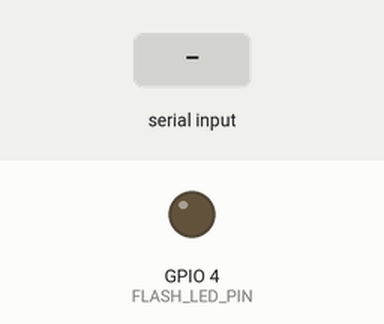
Bench run of a sketch on a simulated ESP32. On the bench: output pins drawn as LEDs (lit = HIGH). The test bench sets the inputs (shaded band). WiFi joins after 1.5 s; servers stay silent unless stated; uploads are accepted with an empty reply; the camera gives no picture; what the sketch prints to the serial monitor is not drawn.

Above: at 3.0 s.
3.1 s: "c" received over Serial
At 3.18 s:
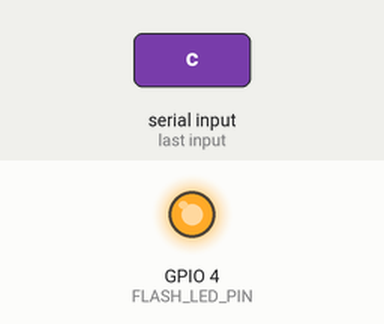
Timing chart, 0 to 6.1 s (numbered marks = the images above; inputs shaded):
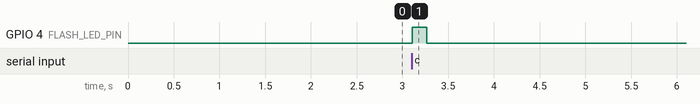

The sketch:

esp32_cam_strobe.ino
```cpp
/*
 * AI REFRIGERATOR RETROFIT MODULE - OVERHEAD FLASH CAMERA POD
 * Target Board: AI-Thinker ESP32-CAM (with Upgraded OV3660 3MP / OV2640 Sensor)
 * Function: Enclosed flash strobe & HTTP multipart image upload
 */

#include "esp_camera.h"
#include <WiFi.h>
#include <HTTPClient.h>

// --- PIN DEFINITIONS FOR AI THINKER ESP32-CAM ---
#define PWDN_GPIO_NUM     32
#define RESET_GPIO_NUM    -1
#define XCLK_GPIO_NUM      0
#define SIOD_GPIO_NUM     26
#define SIOC_GPIO_NUM     27
#define Y9_GPIO_NUM       35
#define Y8_GPIO_NUM       34
#define Y7_GPIO_NUM       39
#define Y6_GPIO_NUM       36
#define Y5_GPIO_NUM       21
#define Y4_GPIO_NUM       19
#define Y3_GPIO_NUM       18
#define Y2_GPIO_NUM        5
#define VSYNC_GPIO_NUM    25
#define HREF_GPIO_NUM     23
#define PCLK_GPIO_NUM     22

#define FLASH_LED_PIN      4  // High-Power Onboard White Flash LED

// --- NETWORK CONFIGURATION ---
const char* ssid = "YOUR_HOTSPOT_OR_WIFI_NAME";
const char* password = "YOUR_HOTSPOT_PASSWORD";
// Set to your laptop's Local IP
const char* serverUrl = "http://192.168.1.23:5050/api/upload-image";

void setup() {
  Serial.begin(115200);
  pinMode(FLASH_LED_PIN, OUTPUT);
  digitalWrite(FLASH_LED_PIN, LOW);

  camera_config_t config;
  config.ledc_channel = LEDC_CHANNEL_0;
  config.ledc_timer = LEDC_TIMER_0;
  config.pin_d0 = Y2_GPIO_NUM;
  config.pin_d1 = Y3_GPIO_NUM;
  config.pin_d2 = Y4_GPIO_NUM;
  config.pin_d3 = Y5_GPIO_NUM;
  config.pin_d4 = Y6_GPIO_NUM;
  config.pin_d5 = Y7_GPIO_NUM;
  config.pin_d6 = Y8_GPIO_NUM;
  config.pin_d7 = Y9_GPIO_NUM;
  config.pin_xclk = XCLK_GPIO_NUM;
  config.pin_pclk = PCLK_GPIO_NUM;
  config.pin_vsync = VSYNC_GPIO_NUM;
  config.pin_href = HREF_GPIO_NUM;
  config.pin_sscb_sda = SIOD_GPIO_NUM;
  config.pin_sscb_scl = SIOC_GPIO_NUM;
  config.pin_pwdn = PWDN_GPIO_NUM;
  config.pin_reset = RESET_GPIO_NUM;
  config.xclk_freq_hz = 20000000;
  config.pixel_format = PIXFORMAT_JPEG;
  config.frame_size = FRAMESIZE_VGA; // 640x480 (Ideal for edge YOLO)
  config.jpeg_quality = 12;          // 0-63 (Lower = higher quality)
  config.fb_count = 1;

  // Initialize Camera
  esp_err_t err = esp_camera_init(&config);
  if (err != ESP_OK) {
    Serial.printf("[!] Camera init failed with error 0x%x\n", err);
    return;
  }
  sensor_t *s = esp_camera_sensor_get();
  if (s != NULL) {
    // OV3660 auto-detected: calibrate orientation and brightness for dark fridge interior
    s->set_vflip(s, 1);        // Set to 1 if image orientation is inverted
    s->set_brightness(s, 1);   // Optimal exposure for 100ms flash strobe
    Serial.println("[OK] Camera Sensor Initialized (OV3660 / OV2640 auto-detected).");
  }

  // Connect to Wi-Fi
  WiFi.begin(ssid, password);
  while (WiFi.status() != WL_CONNECTED) {
    delay(500);
    Serial.print(".");
  }
  Serial.println("\n[OK] ESP32-CAM Wi-Fi Connected. IP: " + WiFi.localIP().toString());
}

void captureAndSend() {
  Serial.println("[*] Triggering Enclosed Flash Strobe...");
  digitalWrite(FLASH_LED_PIN, HIGH); // Flash ON
  delay(100);                         // 100ms exposure window

  camera_fb_t *fb = esp_camera_fb_get();
  digitalWrite(FLASH_LED_PIN, LOW);  // Flash OFF

  if (!fb) {
    Serial.println("[!] Camera capture failed!");
    return;
  }

  Serial.printf("[*] Image captured: %d bytes. Uploading to server...\n", fb->len);

  if (WiFi.status() == WL_CONNECTED) {
    HTTPClient http;
    http.begin(serverUrl);

    String boundary = "----WebKitFormBoundary7MA4YWxkTrZu0gW";
    http.addHeader("Content-Type", "multipart/form-data; boundary=" + boundary);

    String bodyStart = "--" + boundary + "\r\n" +
                       "Content-Disposition: form-data; name=\"image\"; filename=\"capture.jpg\"\r\n" +
                       "Content-Type: image/jpeg\r\n\r\n";
    String bodyEnd = "\r\n--" + boundary + "--\r\n";

    int totalLen = bodyStart.length() + fb->len + bodyEnd.length();
    uint8_t *payload = (uint8_t *)malloc(totalLen);
    memcpy(payload, bodyStart.c_str(), bodyStart.length());
    memcpy(payload + bodyStart.length(), fb->buf, fb->len);
    memcpy(payload + bodyStart.length() + fb->len, bodyEnd.c_str(), bodyEnd.length());

    int httpCode = http.POST(payload, totalLen);
    Serial.printf("[*] Upload HTTP Response: %d\n", httpCode);

    free(payload);
    http.end();
  }

  esp_camera_fb_return(fb);
}

void loop() {
  // Listen for serial trigger or timed capture
  if (Serial.available()) {
    char cmd = Serial.read();
    if (cmd == 'c' || cmd == 'C') {
      captureAndSend();
    }
  }
  delay(100);
}
```

Measured:
- after the input at 3.1 s, GPIO 4 (FLASH_LED_PIN): LOW → HIGH at once, → LOW 0.16 s later
